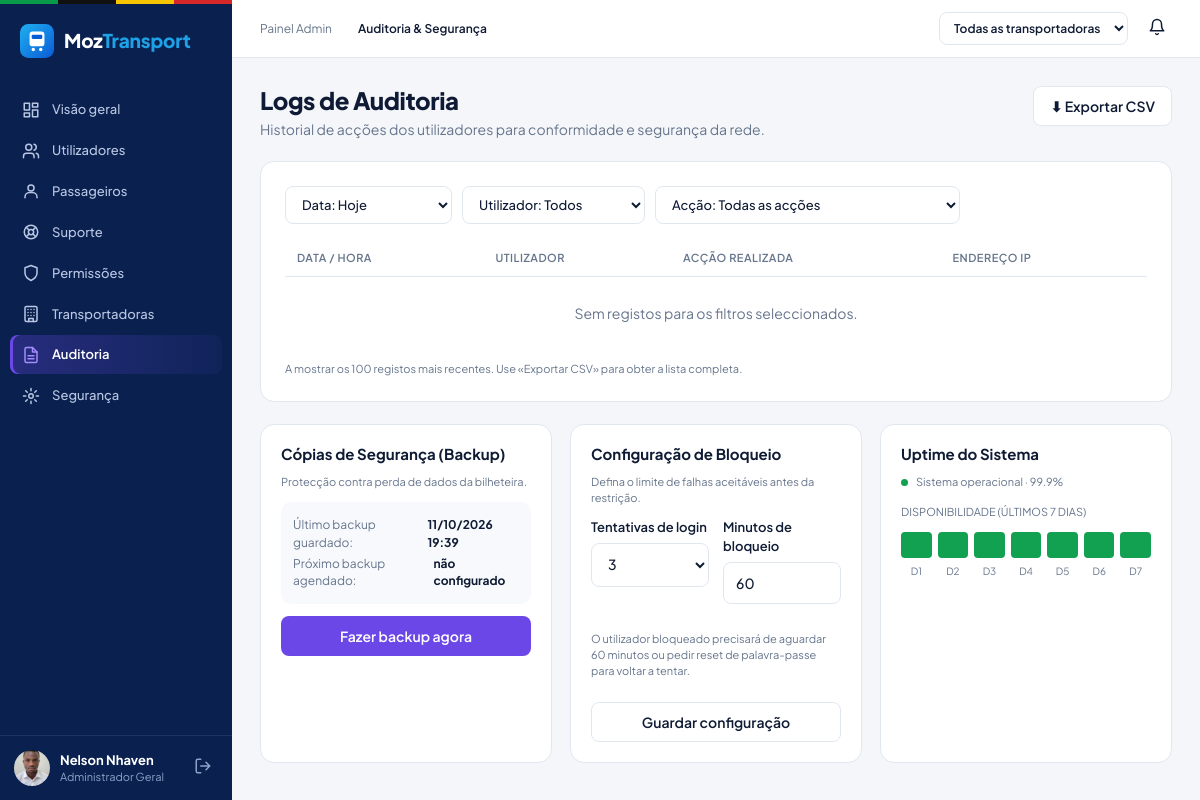
/administrador/auditoria.php (signed in), run on an earlier commit of the app's database.
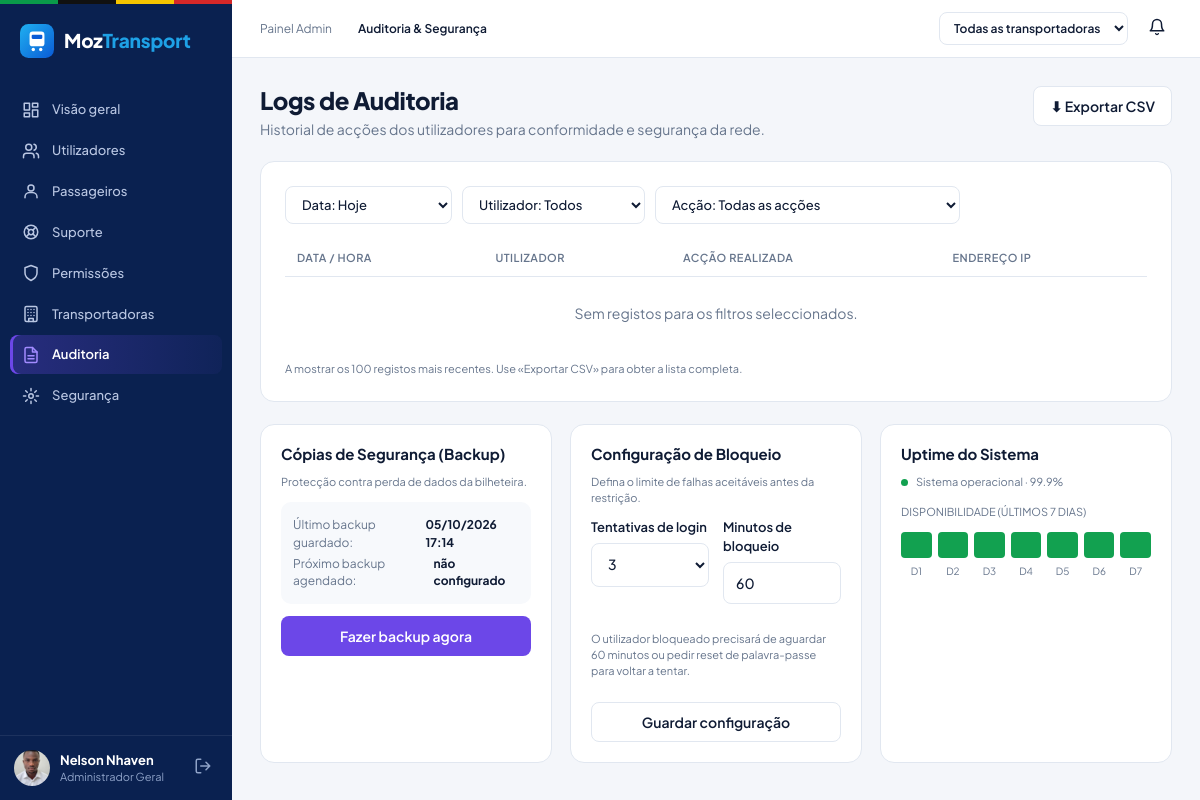
And on a later commit of the database.
### tables this page shows
CREATE TABLE `configuracao` (
  `chave` varchar(50) NOT NULL,
  `valor` varchar(100) NOT NULL,
  `descricao` varchar(200) DEFAULT NULL,
  PRIMARY KEY (`chave`)
);

### administrador/auditoria.php (the view, shortened to what this page needs)
<?php
require_once __DIR__ . '/../includes/sessao.php';
$fData = $_GET['data'] ?? 'hoje';
$onde = ['1=1'];
$p = [];
$hoje0 = date('Y-m-d 00:00:00');
if ($fData === 'hoje')       { $onde[] = 'l.data_hora >= ?'; $p[] = $hoje0; }
elseif ($fData === 'ontem')  { $onde[] = 'l.data_hora >= ? AND l.data_hora < ?'; $p[] = date('Y-m-d 00:00:00', strtotime('-1 day')); $p[] = $hoje0; }
elseif ($fData === '7dias')  { $onde[] = 'l.data_hora >= ?'; $p[] = date('Y-m-d 00:00:00', strtotime('-6 days')); }
$cond = implode(' AND ', $onde);
$sql = "SELECT l.*, u.nome FROM log_transaccao l
        LEFT JOIN utilizador u ON u.id_utilizador = l.id_utilizador
        WHERE $cond ORDER BY l.data_hora DESC, l.id_log DESC";
$st = $pdo->prepare($sql . ' LIMIT 100');
$st->execute($p);
$logs = $st->fetchAll();
$tentativas = (int)config_valor($pdo, 'tentativas_login', 5);
$minutos    = (int)config_valor($pdo, 'bloqueio_minutos', 5);
$ultimoBackup = config_valor($pdo, 'ultimo_backup');
require __DIR__ . '/../includes/painel_inicio.php';
?>
<div class="cabecalho-pagina">
  <div>
    <h1 class="titulo-pagina">Logs de Auditoria</h1>
    <p class="subtitulo-pagina">Historial de acções dos utilizadores para conformidade e segurança da rede.</p>
  </div>
  <a class="btn btn-sec" href="<?= e('?' . http_build_query(array_merge($_GET, ['exportar' => 1]))) ?>">⬇ Exportar CSV</a>
</div>
<section class="cartao">
  <form method="get" class="filtros">
    <select name="data">
      <option value="hoje" <?= $fData === 'hoje' ? 'selected' : '' ?>>Data: Hoje</option>
    </select>
    <select name="utilizador">
      <option value="0">Utilizador: Todos</option>
    </select>
    <select name="accao">
      <option value="">Acção: Todas as acções</option>
    </select>
  </form>
  <div class="tabela-rolar">
  <table class="tabela">
    <thead><tr><th>Data / Hora</th><th>Utilizador</th><th>Acção realizada</th><th>Endereço IP</th></tr></thead>
    <tbody>
    <?php if (!$logs): ?><tr><td colspan="4" style="text-align:center;color:var(--cinza);padding:26px">Sem registos para os filtros seleccionados.</td></tr><?php endif; ?>
    </tbody>
  </table>
  </div>
  <p class="pequeno" style="margin:12px 0 0">A mostrar os 100 registos mais recentes. Use «Exportar CSV» para obter a lista completa.</p>
</section>
<div class="tres-cartoes" id="seguranca">
  <section class="cartao">
    <h2>Cópias de Segurança (Backup)</h2>
    <p class="pequeno">Protecção contra perda de dados da bilheteira.</p>
    <div class="caixa-cinza">
      <div>Último backup guardado: <b><?= $ultimoBackup ? e(date('d/m/Y H:i', strtotime($ultimoBackup))) : 'nenhum' ?></b></div>
      <div>Próximo backup agendado: <b>não configurado</b></div>
    </div>
    <form method="post"><?= csrf_campo() ?><input type="hidden" name="acao" value="backup">
      <button class="btn btn-primario btn-bloco" type="submit">Fazer backup agora</button></form>
  </section>
  <section class="cartao">
    <h2>Configuração de Bloqueio</h2>
    <p class="pequeno">Defina o limite de falhas aceitáveis antes da restrição.</p>
    <form method="post"><?= csrf_campo() ?><input type="hidden" name="acao" value="config_bloqueio">
      <div class="linha-2" style="margin-top:12px">
        <div class="campo"><label>Tentativas de login</label>
          <select name="tentativas"><?php for ($i = 3; $i <= 10; $i++): ?><option value="<?= $i ?>" <?= $i === $tentativas ? 'selected' : '' ?>><?= $i ?></option><?php endfor; ?></select></div>
        <div class="campo"><label>Minutos de bloqueio</label>
          <input type="number" name="minutos" min="1" max="60" value="<?= $minutos ?>"></div>
      </div>
      <p class="pequeno">O utilizador bloqueado precisará de aguardar <?= $minutos ?> minutos ou pedir reset de palavra-passe para voltar a tentar.</p>
      <button class="btn btn-sec btn-bloco" type="submit" style="margin-top:12px">Guardar configuração</button>
    </form>
  </section>
  <section class="cartao">
    <h2>Uptime do Sistema</h2>
    <p class="pequeno"><span class="ponto ponto-verde"></span>Sistema operacional · 99.9%</p>
    <p class="pequeno" style="margin-top:14px">DISPONIBILIDADE (ÚLTIMOS 7 DIAS)</p>
    <div class="uptime-barras"><?php for ($i = 0; $i < 7; $i++): ?><i></i><?php endfor; ?></div>
    <div class="uptime-dias"><?php for ($i = 1; $i <= 7; $i++): ?><span>D<?= $i ?></span><?php endfor; ?></div>
  </section>
</div>
<?php require __DIR__ . '/../includes/painel_fim.php'; ?>

What changed in the data, as far as the page shows it:
changed configuracao (number 1 of 3 on the later page): valor "11/10/2026 19:39" → "05/10/2026 17:14"
